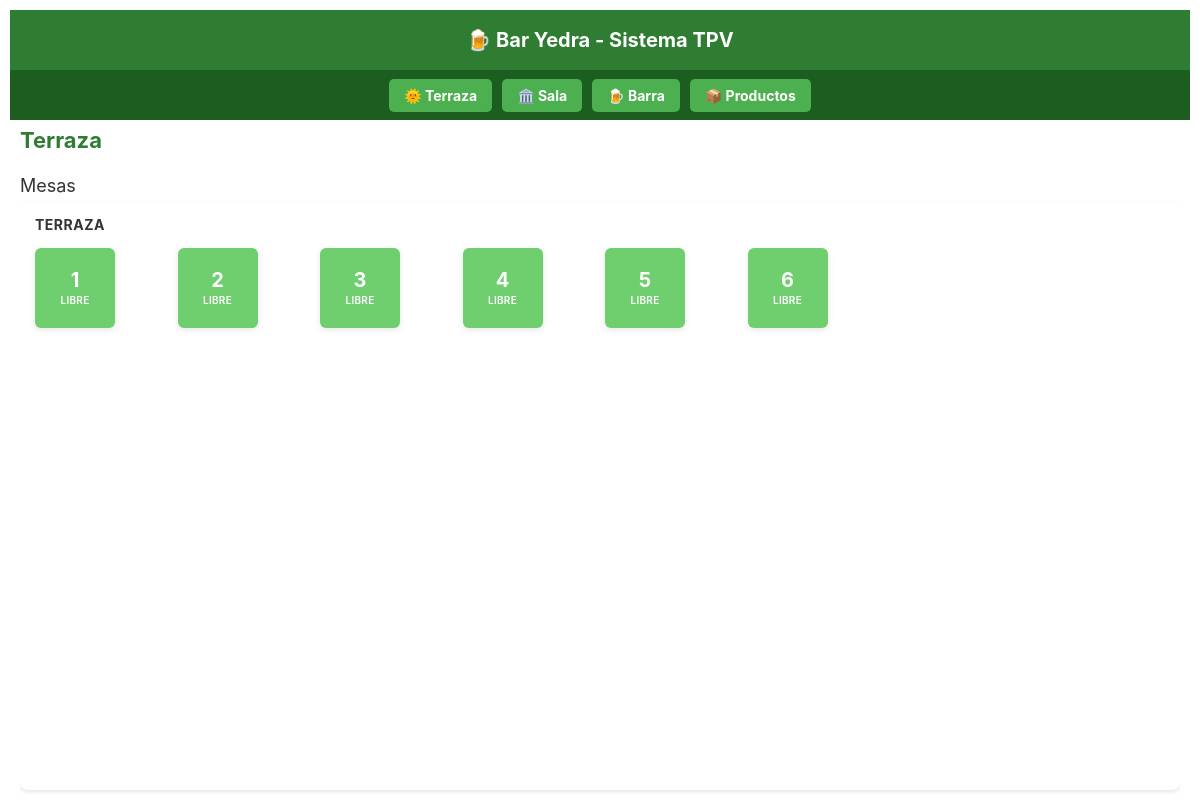
Before: /terraza with the older database file.
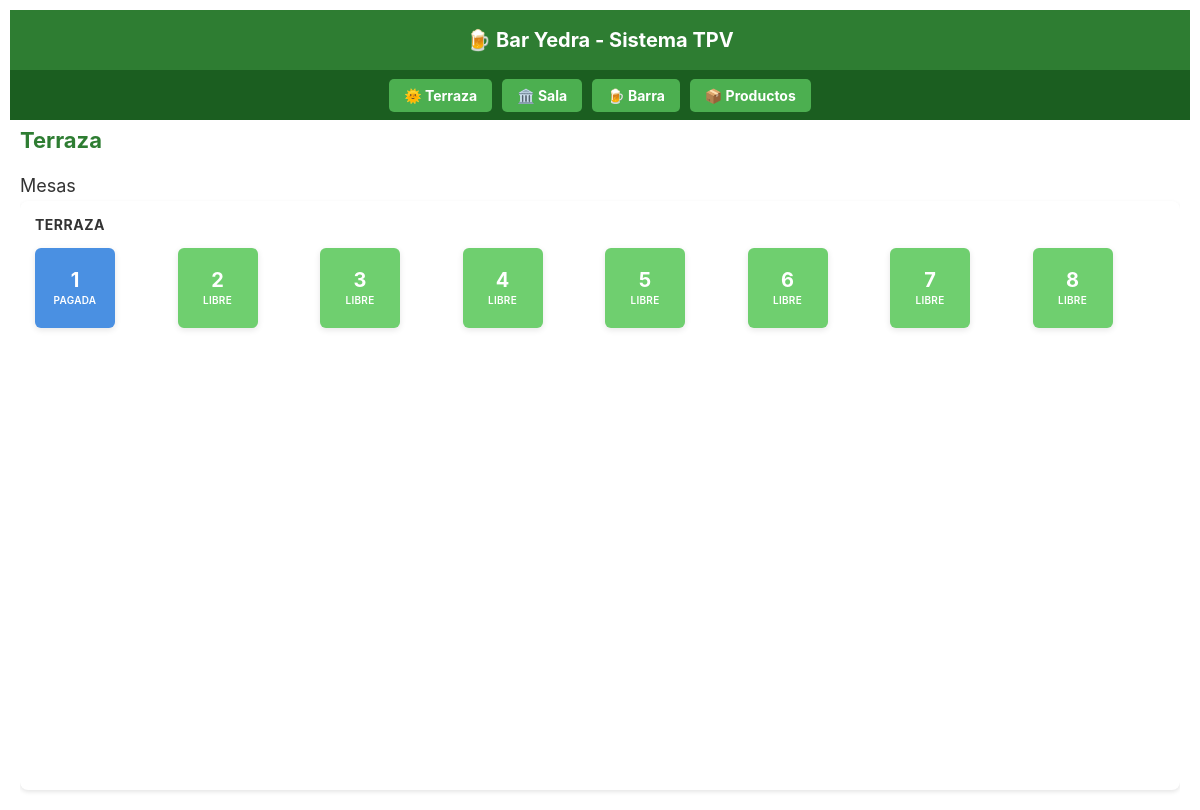
After: the same page with the newer database file.
### models.py (models this page shows, shortened)
class Mesa(db.Model):
    __tablename__ = 'mesa'
    id = db.Column(db.Integer, primary_key=True)
    numero = db.Column(db.Integer, nullable=False)
    zona = db.Column(db.String(50), nullable=False)  # Terraza, Sala, Barra
    estado = db.Column(db.String(20), default='libre')  # libre, ocupada, pagada
    pedidos = db.relationship('Pedido', backref='mesa', lazy=True)

### app.py (the view)
@app.route('/terraza')
def terraza():
    mesas = Mesa.query.filter_by(zona='Terraza').order_by(Mesa.numero).all()
    return render_template('terraza.html', mesas=mesas)

### templates/terraza.html (shortened to what this page needs)
{% extends "base_tpv.html" %}
{% block content %}
<div class="page-wrapper">
    <div class="products-header">
        <h2>Terraza</h2>
    </div>
    <h3>Mesas</h3>
    <div class="section">
        <div class="section-title">TERRAZA</div>
        <div class="mesas-grid">
            {% for mesa in mesas %}
                <div class="mesa-card {{ mesa.estado }}" onclick="window.location.href='/mesa/{{ mesa.id }}'">
                    <div class="mesa-numero">{{ mesa.numero }}</div>
                    <div class="mesa-estado">
                        {% if mesa.estado == 'libre' %}
                            LIBRE
                        {% elif mesa.estado == 'ocupada' %}
                            OCUPADA
                        {% else %}
                            PAGADA
                        {% endif %}
                    </div>
                </div>
            {% endfor %}
        </div>
    </div>
</div>
{% endblock %}

Changed rows visible on the page:
changed Mesa (number 1 of 8 on the later page): estado "LIBRE" → "PAGADA"
now on this page (row edited): Mesa: numero "7", estado "LIBRE"
now on this page (row edited): Mesa: numero "8", estado "LIBRE"
